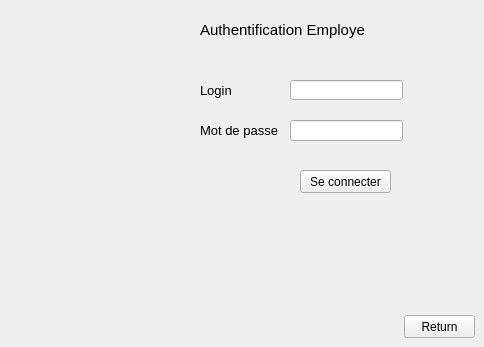
     <widget class="QWidget" name="page_30">
      <widget class="QLabel" name="label_85">
       <property name="geometry">
        <rect>
         <x>200</x>
         <y>120</y>
         <width>101</width>
         <height>21</height>
        </rect>
       </property>
       <property name="text">
        <string>&lt;html&gt;&lt;head/&gt;&lt;body&gt;&lt;p&gt;&lt;span style=&quot; font-size:10pt;&quot;&gt;Mot de passe&lt;/span&gt;&lt;/p&gt;&lt;/body&gt;&lt;/html&gt;</string>
       </property>
      </widget>
      <widget class="QPushButton" name="pushButton_94">
       <property name="geometry">
        <rect>
         <x>404</x>
         <y>315</y>
         <width>71</width>
         <height>23</height>
        </rect>
       </property>
       <property name="text">
        <string>Return</string>
       </property>
      </widget>
      <widget class="QLabel" name="label_86">
       <property name="geometry">
        <rect>
         <x>200</x>
         <y>20</y>
         <width>171</width>
         <height>21</height>
        </rect>
       </property>
       <property name="text">
        <string>&lt;html&gt;&lt;head/&gt;&lt;body&gt;&lt;p&gt;&lt;span style=&quot; font-size:11pt;&quot;&gt;Authentification Employe&lt;/span&gt;&lt;/p&gt;&lt;/body&gt;&lt;/html&gt;</string>
       </property>
      </widget>
      <widget class="QLineEdit" name="lineEdit_25">
       <property name="geometry">
        <rect>
         <x>290</x>
         <y>120</y>
         <width>113</width>
         <height>21</height>
        </rect>
       </property>
       <property name="echoMode">
        <enum>QLineEdit::Password</enum>
       </property>
      </widget>
      <widget class="QLabel" name="label_87">
       <property name="geometry">
        <rect>
         <x>200</x>
         <y>80</y>
         <width>51</width>
         <height>21</height>
        </rect>
       </property>
       <property name="text">
        <string>&lt;html&gt;&lt;head/&gt;&lt;body&gt;&lt;p&gt;&lt;span style=&quot; font-size:10pt;&quot;&gt;Login&lt;/span&gt;&lt;/p&gt;&lt;/body&gt;&lt;/html</string>
       </property>
      </widget>
      <widget class="QLineEdit" name="lineEdit_26">
       <property name="geometry">
        <rect>
         <x>290</x>
         <y>80</y>
         <width>113</width>
         <height>20</height>
        </rect>
       </property>
      </widget>
      <widget class="QPushButton" name="pushButton_95">
       <property name="geometry">
        <rect>
         <x>300</x>
         <y>170</y>
         <width>91</width>
         <height>23</height>
        </rect>
       </property>
       <property name="text">
        <string>Se connecter</string>
       </property>
      </widget>
     </widget>
